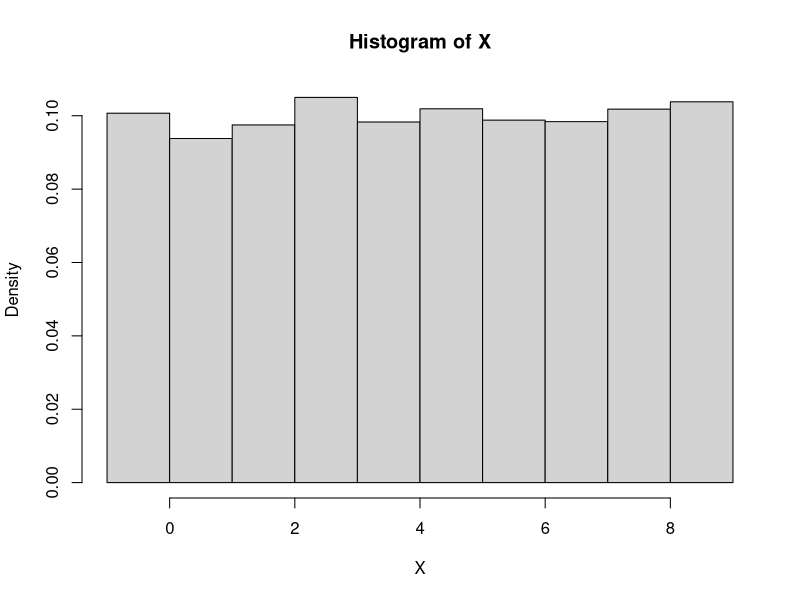
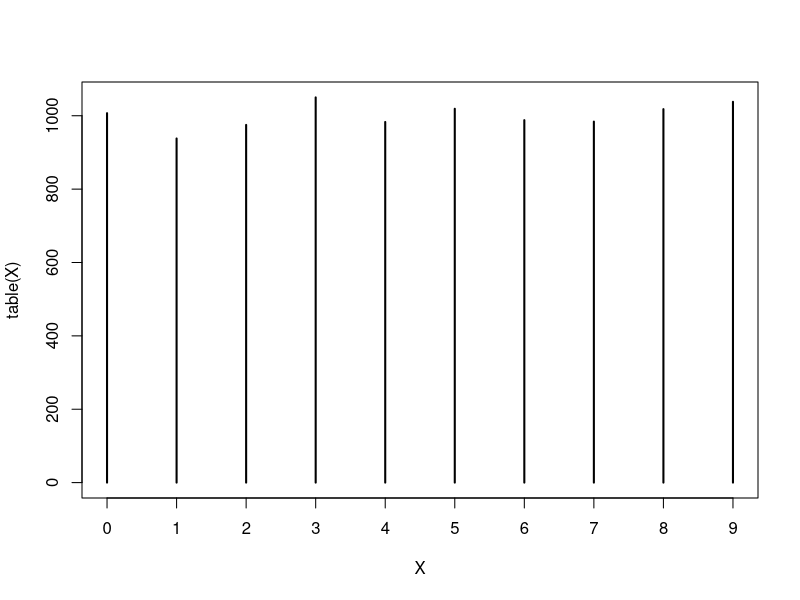

Write R code to recreate these figures, in order. (Note: this script raises an error after producing the figures.)
n<- 10^{4}
#Zbadaj eksperymentalnie rozkład brzegowy X. Oblicz ten rozkład analitycznie.
theta <- runif(n)
X <- sapply(theta, function(x) { rbinom(1, 9, x)})

#zapominamy o U i patrzymy X 
#rozklad 2 wymiarowy X,U
#w 2 etapach
# wylosowalo sie 1000 puntkow 2 wymiarowych
# brzegowy, to nas U przestaje interesowac (marginalizujemy go)
# 

hist(X, prob=TRUE, breaks = -1:9)
table(X)
plot(table(X))
barplot(table(x))

experiments <- c(1:9)
X_exp <- numeric(10)

brzegowy <- function(k) {#jednostany dyskretny
  return (choose(9,k)* beta(k+1, 9-k+1 ))
}


X_exp <- sapply(0:9, brzegowy)

points(0:9, X_exp)

#Zbadaj eksperymentalnie rozkład a posteriori zmiennej θ przy X = 3, metodą ABC. Oblicz
#ten rozkład analitycznie. Porównaj.
X_3<- theta[X==3]
hist(X_3, prob=TRUE)
curve(dbeta(x, 3+1, 9-3+1), add=TRUE)


#Wypróbuj losowanie 2-etapowe w odwotnym porządku: wygeneruj X z rozkładu brzegowego,
#a następnie θ z rozkładu a posteriori. Sprawdź, że otrzymana zmienna θ ma brzegowy rozkład
#a priori.
temp <- sapply(0:9, brzegowy)
X_marginal <- sample(0:9, 9, replace= TRUE, prob=temp )#binomial
#
apost <- function(x){ #beta (alfa+x, beta + n - x) 
  return (rbeta(1, x+1, 1 - x + 9)) #unif(0,1) = beta(1,1)
}

theta_post <- sapply(X_marginal, apost )
hist(theta_post, prob=TRUE)

curve(dbeta(x,1,1),add=TRUE)
